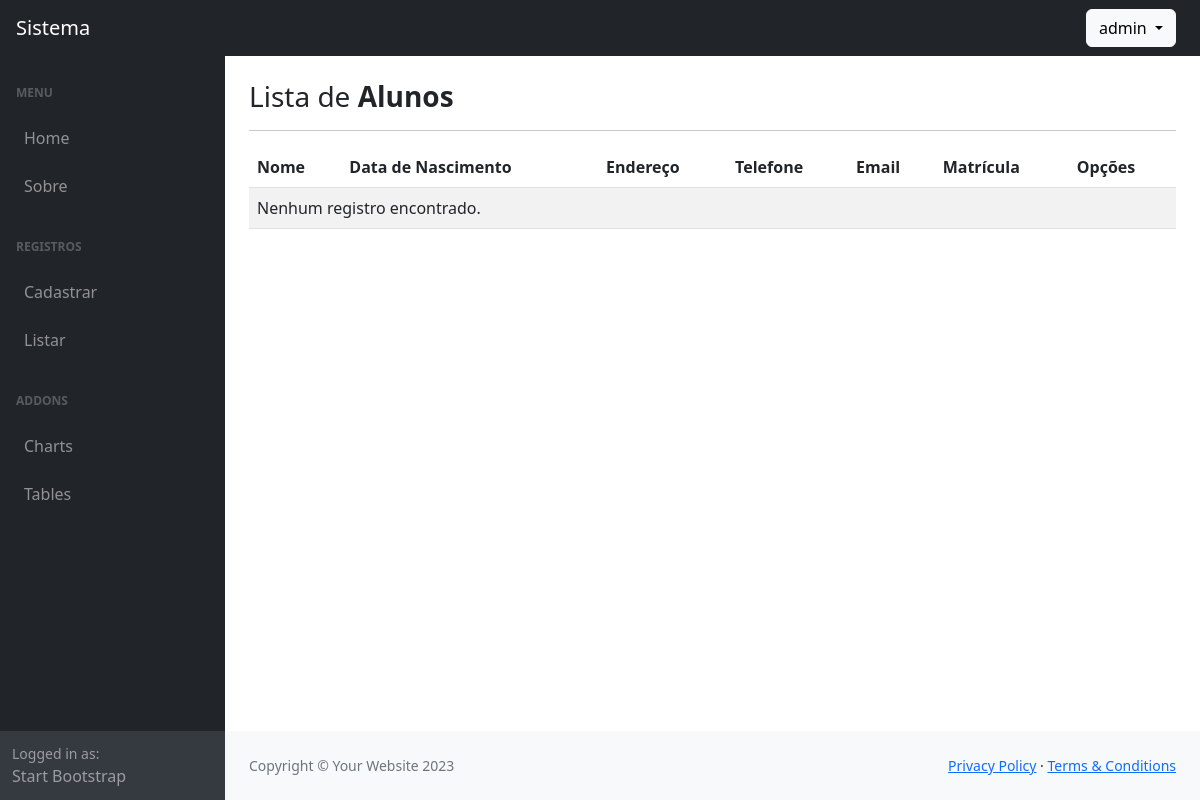
The app's page /listar/alunos/ (signed in), older data.
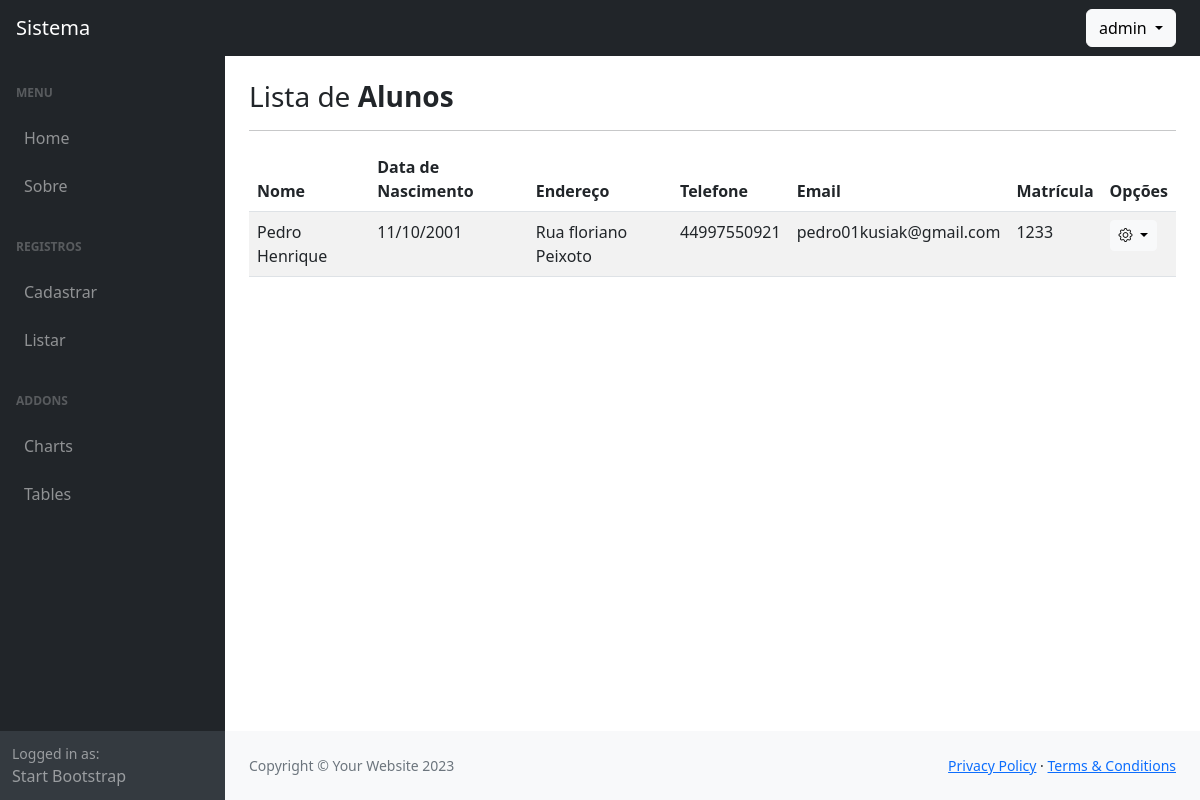
The same page, newer data.
### cadastros/models.py (models this page shows, shortened)
class Aluno(models.Model):
    nome = models.CharField(max_length=150)
    data_nascimento = models.DateField(verbose_name="Data de Nascimento")
    endereco = models.CharField(max_length=255)
    telefone = models.CharField(max_length=15)
    email = models.EmailField(unique=True)
    matricula = models.CharField(max_length=20, unique=True)
    class Meta:
        ordering = ["nome"]

### cadastros/views.py (the view)
# urls.py: path('listar/alunos/', AlunoList.as_view(), name='listar-aluno'),
class AlunoList(LoginRequiredMixin, ListView):
    template_name = 'cadastros/list/aluno.html'
    model = Aluno

### cadastros/templates/cadastros/list/aluno.html (shortened to what this page needs)
{% extends "paginas/modelo.html" %}
{% block conteudo %}
<h3>
    Lista de <b>Alunos</b>
</h3>
<hr>
<table class="table table-striped">
    <thead>
        <th>Nome</th>
        <th>Data de Nascimento</th>
        <th>Endereço</th>
        <th>Telefone</th>
        <th>Email</th>
        <th>Matrícula</th>
        <th>Opções</th>
    </thead>
    <tbody>
        {% for object in object_list %}
            <tr>
                <td>{{ object.nome }}</td>
                <td>{{ object.data_nascimento|date:"d/m/Y" }}</td>
                <td>{{ object.endereco }}</td>
                <td>{{ object.telefone }}</td>
                <td>{{ object.email }}</td>
                <td>{{ object.matricula }}</td>
                <td>
                    <div class="dropdown">
                        <button class="btn btn-light btn-sm dropdown-toggle" type="button" data-bs-toggle="dropdown" aria-expanded="false">
                            <i class="bi bi-gear"></i>
                        </button>
                    </div>
                </td>
            </tr>
        {% empty %}
            <tr>
                <td colspan="7">Nenhum registro encontrado.</td>
            </tr>
        {% endfor %}
    </tbody>
</table>
{% endblock %}

Row changes from the older to the newer data that the page shows:
added Aluno: nome "Pedro Henrique", data_nascimento "11/10/2001", endereco "Rua floriano Peixoto", telefone "44997550921", email "pedro01kusiak@gmail.com", matricula "1233"
Text that changed along with them:
text no longer shown: "Nenhum registro encontrado."
